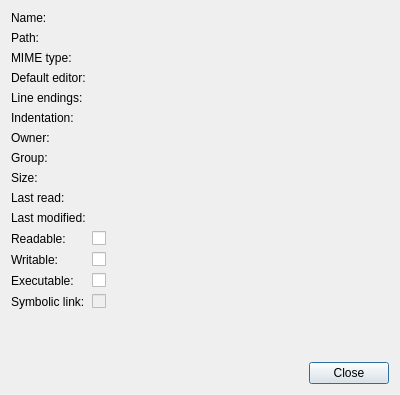
<?xml version="1.0" encoding="UTF-8"?>
<ui version="4.0">
 <class>FilePropertiesDialog</class>
 <widget class="QDialog" name="FilePropertiesDialog">
  <property name="geometry">
   <rect>
    <x>0</x>
    <y>0</y>
    <width>400</width>
    <height>395</height>
   </rect>
  </property>
  <property name="windowTitle">
   <string>File Properties</string>
  </property>
  <layout class="QVBoxLayout" name="verticalLayout">
   <item>
    <layout class="QFormLayout" name="formLayout">
     <item row="6" column="0">
      <widget class="QLabel" name="label">
       <property name="text">
        <string>Owner:</string>
       </property>
      </widget>
     </item>
     <item row="6" column="1">
      <widget class="QLabel" name="owner">
       <property name="text">
        <string/>
       </property>
       <property name="textInteractionFlags">
        <set>Qt::TextSelectableByMouse</set>
       </property>
      </widget>
     </item>
     <item row="7" column="0">
      <widget class="QLabel" name="label_2">
       <property name="text">
        <string>Group:</string>
       </property>
      </widget>
     </item>
     <item row="7" column="1">
      <widget class="QLabel" name="group">
       <property name="text">
        <string/>
       </property>
       <property name="textInteractionFlags">
        <set>Qt::TextSelectableByMouse</set>
       </property>
      </widget>
     </item>
     <item row="8" column="0">
      <widget class="QLabel" name="label_3">
       <property name="text">
        <string>Size:</string>
       </property>
      </widget>
     </item>
     <item row="8" column="1">
      <widget class="QLabel" name="size">
       <property name="text">
        <string/>
       </property>
       <property name="textInteractionFlags">
        <set>Qt::TextSelectableByMouse</set>
       </property>
      </widget>
     </item>
     <item row="11" column="1">
      <widget class="QCheckBox" name="readable">
       <property name="enabled">
        <bool>true</bool>
       </property>
       <property name="text">
        <string/>
       </property>
       <property name="checkable">
        <bool>true</bool>
       </property>
      </widget>
     </item>
     <item row="12" column="1">
      <widget class="QCheckBox" name="writable">
       <property name="enabled">
        <bool>true</bool>
       </property>
       <property name="text">
        <string/>
       </property>
       <property name="checkable">
        <bool>true</bool>
       </property>
      </widget>
     </item>
     <item row="13" column="1">
      <widget class="QCheckBox" name="executable">
       <property name="enabled">
        <bool>true</bool>
       </property>
       <property name="text">
        <string/>
       </property>
       <property name="checkable">
        <bool>true</bool>
       </property>
      </widget>
     </item>
     <item row="14" column="1">
      <widget class="QCheckBox" name="symLink">
       <property name="enabled">
        <bool>false</bool>
       </property>
       <property name="text">
        <string/>
       </property>
       <property name="checkable">
        <bool>true</bool>
       </property>
      </widget>
     </item>
     <item row="9" column="1">
      <widget class="QLabel" name="lastRead">
       <property name="text">
        <string/>
       </property>
       <property name="textInteractionFlags">
        <set>Qt::TextSelectableByMouse</set>
       </property>
      </widget>
     </item>
     <item row="10" column="1">
      <widget class="QLabel" name="lastModified">
       <property name="text">
        <string/>
       </property>
       <property name="textInteractionFlags">
        <set>Qt::TextSelectableByMouse</set>
       </property>
      </widget>
     </item>
     <item row="0" column="1">
      <widget class="QLabel" name="name">
       <property name="text">
        <string/>
       </property>
       <property name="textInteractionFlags">
        <set>Qt::TextSelectableByMouse</set>
       </property>
      </widget>
     </item>
     <item row="1" column="1">
      <widget class="QLabel" name="path">
       <property name="text">
        <string/>
       </property>
       <property name="textInteractionFlags">
        <set>Qt::TextSelectableByMouse</set>
       </property>
      </widget>
     </item>
     <item row="0" column="0">
      <widget class="QLabel" name="label_4">
       <property name="text">
        <string>Name:</string>
       </property>
      </widget>
     </item>
     <item row="1" column="0">
      <widget class="QLabel" name="label_5">
       <property name="text">
        <string>Path:</string>
       </property>
      </widget>
     </item>
     <item row="9" column="0">
      <widget class="QLabel" name="label_6">
       <property name="text">
        <string>Last read:</string>
       </property>
      </widget>
     </item>
     <item row="10" column="0">
      <widget class="QLabel" name="label_7">
       <property name="text">
        <string>Last modified:</string>
       </property>
      </widget>
     </item>
     <item row="11" column="0">
      <widget class="QLabel" name="label_8">
       <property name="text">
        <string>Readable:</string>
       </property>
      </widget>
     </item>
     <item row="12" column="0">
      <widget class="QLabel" name="label_9">
       <property name="text">
        <string>Writable:</string>
       </property>
      </widget>
     </item>
     <item row="13" column="0">
      <widget class="QLabel" name="label_10">
       <property name="text">
        <string>Executable:</string>
       </property>
      </widget>
     </item>
     <item row="14" column="0">
      <widget class="QLabel" name="label_11">
       <property name="text">
        <string>Symbolic link:</string>
       </property>
      </widget>
     </item>
     <item row="2" column="0">
      <widget class="QLabel" name="label_12">
       <property name="text">
        <string>MIME type:</string>
       </property>
      </widget>
     </item>
     <item row="3" column="0">
      <widget class="QLabel" name="label_13">
       <property name="text">
        <string>Default editor:</string>
       </property>
      </widget>
     </item>
     <item row="2" column="1">
      <widget class="QLabel" name="mimeType">
       <property name="text">
        <string/>
       </property>
      </widget>
     </item>
     <item row="3" column="1">
      <widget class="QLabel" name="defaultEditor">
       <property name="text">
        <string/>
       </property>
      </widget>
     </item>
     <item row="4" column="0">
      <widget class="QLabel" name="label_14">
       <property name="text">
        <string>Line endings:</string>
       </property>
      </widget>
     </item>
     <item row="5" column="0">
      <widget class="QLabel" name="label_15">
       <property name="text">
        <string>Indentation:</string>
       </property>
      </widget>
     </item>
     <item row="5" column="1">
      <widget class="QLabel" name="indentation">
       <property name="text">
        <string/>
       </property>
      </widget>
     </item>
     <item row="4" column="1">
      <widget class="QLabel" name="lineEndings">
       <property name="text">
        <string/>
       </property>
      </widget>
     </item>
    </layout>
   </item>
   <item>
    <widget class="QDialogButtonBox" name="buttonBox">
     <property name="orientation">
      <enum>Qt::Horizontal</enum>
     </property>
     <property name="standardButtons">
      <set>QDialogButtonBox::Close</set>
     </property>
    </widget>
   </item>
  </layout>
 </widget>
 <resources/>
 <connections>
  <connection>
   <sender>buttonBox</sender>
   <signal>accepted()</signal>
   <receiver>FilePropertiesDialog</receiver>
   <slot>accept()</slot>
   <hints>
    <hint type="sourcelabel">
     <x>248</x>
     <y>254</y>
    </hint>
    <hint type="destinationlabel">
     <x>157</x>
     <y>274</y>
    </hint>
   </hints>
  </connection>
  <connection>
   <sender>buttonBox</sender>
   <signal>rejected()</signal>
   <receiver>FilePropertiesDialog</receiver>
   <slot>reject()</slot>
   <hints>
    <hint type="sourcelabel">
     <x>316</x>
     <y>260</y>
    </hint>
    <hint type="destinationlabel">
     <x>286</x>
     <y>274</y>
    </hint>
   </hints>
  </connection>
 </connections>
</ui>
